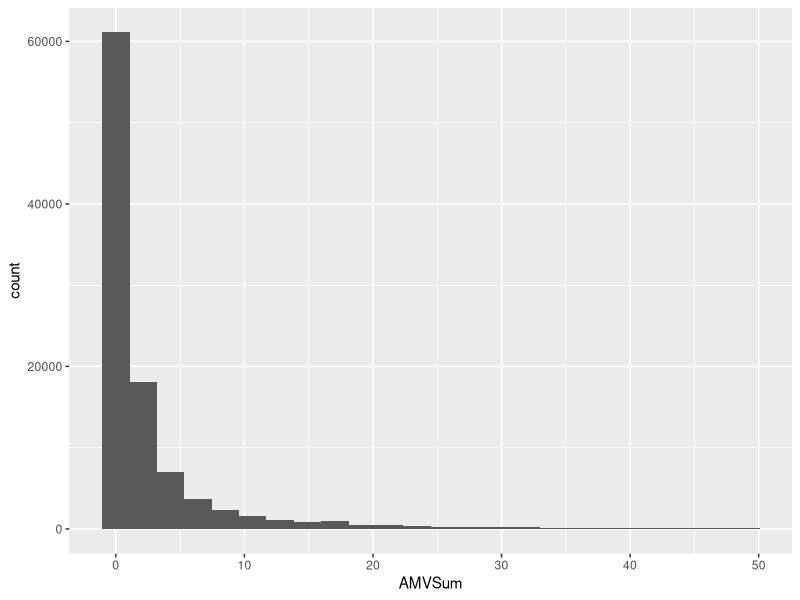
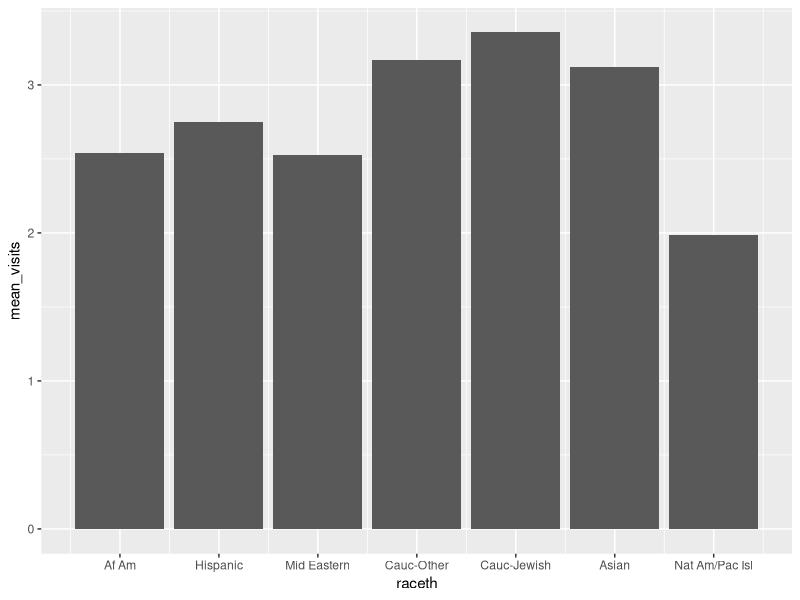
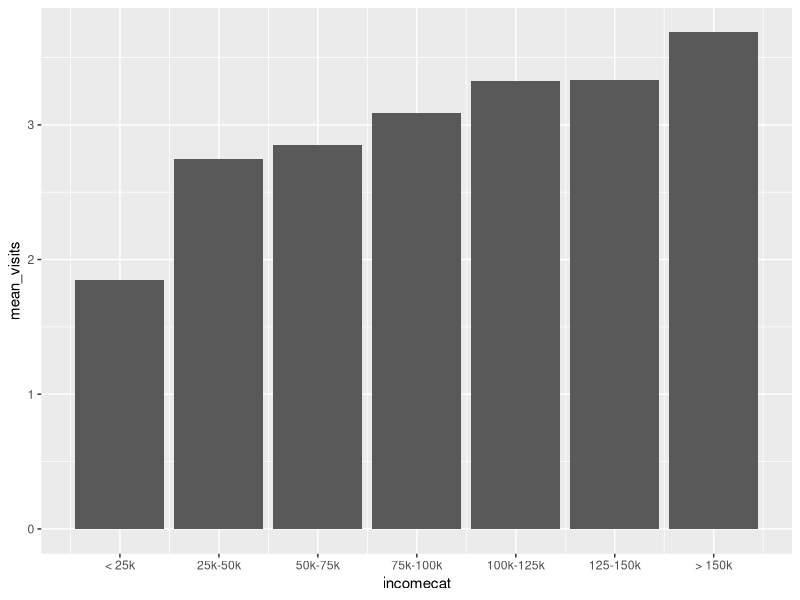
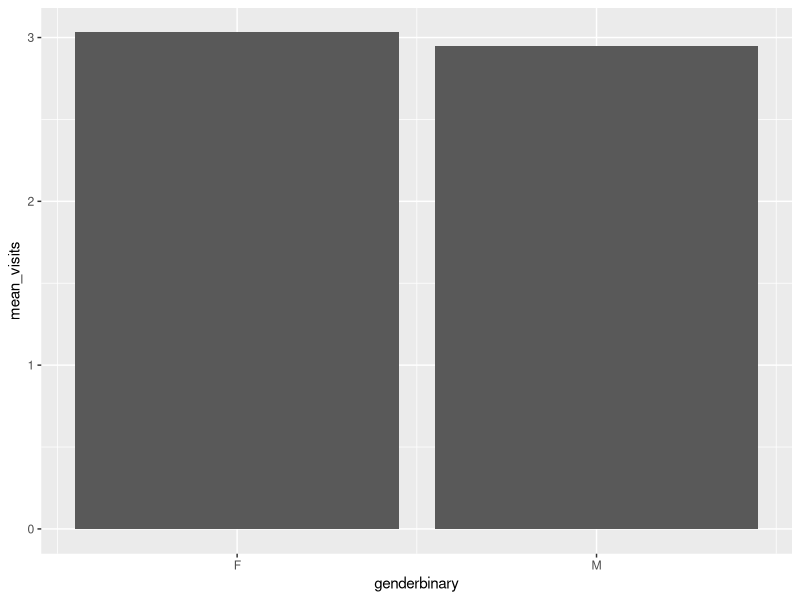
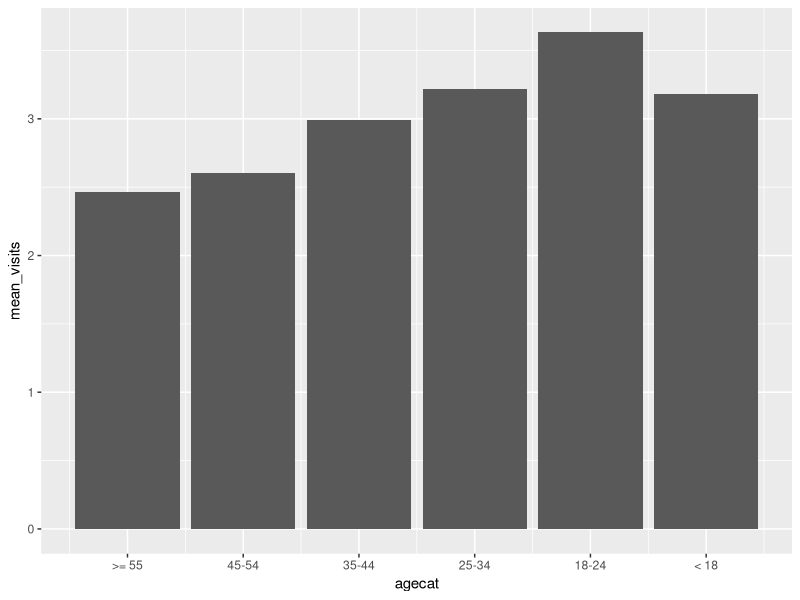

Write the R code that produced these figures, in order.
## ---- chunk 1
library(ggplot2)
library(dplyr)

data <- read.csv("sim_data.csv")

# Mental health visits
data |> ggplot(aes(x = AMVSum)) +
  geom_histogram(bins=round(max(data$AMVSum)/2))

# # By race
data |> group_by(raceth) |>
  summarize(mean_visits = mean(AMVSum)) |>
  ggplot(aes(x = raceth, y = mean_visits)) +
  geom_bar(stat = "identity") +
  scale_x_continuous(breaks = c(1,2,3,4,5,6,7), labels = c("Af Am", "Hispanic", "Mid Eastern", "Cauc-Other", "Cauc-Jewish", "Asian", "Nat Am/Pac Isl")) 

# By income
data |> group_by(incomecat) |>
  summarize(mean_visits = mean(AMVSum)) |>
  ggplot(aes(x = incomecat, y = mean_visits)) +
  geom_bar(stat = "identity") +
  scale_x_continuous(breaks = c(1,2,3,4,5,6,7), labels = c("< 25k", "25k-50k", "50k-75k", "75k-100k", "100k-125k", "125-150k", "> 150k"))

# By gender
data |> group_by(genderbinary) |>
  summarize(mean_visits = mean(AMVSum)) |>
  ggplot(aes(x = genderbinary, y = mean_visits)) +
  geom_bar(stat = "identity") +
  scale_x_continuous(breaks = c(0,1), labels = c("F", "M"))
 
# By age
data |> group_by(agecat) |>
  summarize(mean_visits = mean(AMVSum)) |>
  ggplot(aes(x = agecat, y = mean_visits)) +
  geom_bar(stat = "identity") +
  scale_x_continuous(breaks = c(1,2,3,4,5,6), labels = c(">= 55", "45-54", "35-44", "25-34", "18-24", "< 18"))


# Model example

model1 <- lm(glm(AMVSum ~ factor(genderbinary), family="poisson", data=data))
summary(model1)

exp(model1$coefficients)
